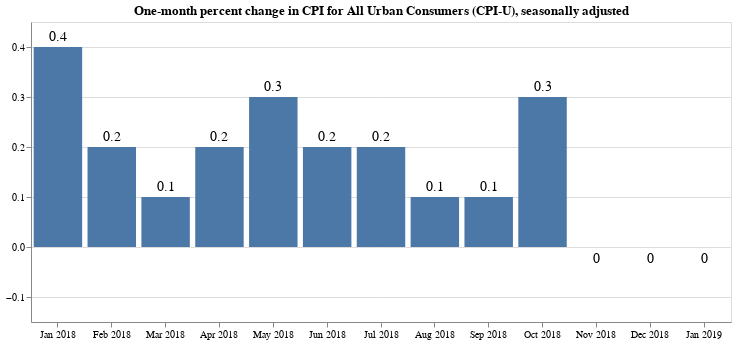

This figure's notebook cell:
### Code cell
base = alt.Chart(
    adjusted_cpiu_last13, 
    title="One-month percent change in CPI for All Urban Consumers (CPI-U), seasonally adjusted"
).properties(width=700)

bars = base.mark_bar().encode(
    x=alt.X(
        "date:O",
        timeUnit="utcyearmonth",
        axis=alt.Axis(title=None, labelAngle=0),
    ),
    y=alt.Y(
        "pct_change_rounded:Q",
        axis=alt.Axis(title=None),
        scale=alt.Scale(domain=[
            adjusted_cpiu_last13['pct_change'].min()-0.1,
            adjusted_cpiu_last13['pct_change'].max()+0.05
        ])
    )
)

text = base.encode(
    x=alt.X("date:O", timeUnit="utcyearmonth"),
    y="pct_change_rounded:Q",
    text='pct_change_rounded'
)

textAbove = text.transform_filter(alt.datum.pct_change > 0).mark_text(
    align='center',
    baseline='middle',
    fontSize=14,
    dy=-10
)

textBelow = text.transform_filter(alt.datum.pct_change < 0).mark_text(
    align='center',
    baseline='middle',
    fontSize=14,
    dy=12
)

bars + textAbove + textBelow

### Figure 1 — Vega-Lite specification as saved in the notebook (floating-point values rounded to 4 significant figures)
{"$schema": "https://vega.github.io/schema/vega-lite/v2.6.0.json", "config": {"view": {"height": 300, "width": 400}}, "datasets": {"data-8cfaafb6005a2ba72ba5d860a3a5442d": [{"date": "2017-12-01", "pct_change": null, "pct_change_rounded": null, "period_abbreviation": "DEC", "period_code": "M12", "period_id": "M12", "period_month": 12, "period_name": "December", "period_type": "monthly", "series_area_code": "0000", "series_area_id": "0000", "series_area_name": "U.S. city average", "series_id": "CUSR0000SA0", "series_items_code": "SA0", "series_items_id": "SA0", "series_items_name": "All items", "series_periodicity_code": "R", "series_periodicity_id": "R", "series_periodicity_name": "Monthly", "series_seasonally_adjusted": true, "series_survey": "All urban consumers", "series_title": "All items in U.S. city average, all urban consumers, seasonally adjusted", "value": 247.9, "year": 2017}, {"date": "2018-01-01", "pct_change": 0.3965, "pct_change_rounded": 0.4, "period_abbreviation": "JAN", "period_code": "M01", "period_id": "M01", "period_month": 1, "period_name": "January", "period_type": "monthly", "series_area_code": "0000", "series_area_id": "0000", "series_area_name": "U.S. city average", "series_id": "CUSR0000SA0", "series_items_code": "SA0", "series_items_id": "SA0", "series_items_name": "All items", "series_periodicity_code": "R", "series_periodicity_id": "R", "series_periodicity_name": "Monthly", "series_seasonally_adjusted": true, "series_survey": "All urban consumers", "series_title": "All items in U.S. city average, all urban consumers, seasonally adjusted", "value": 248.9, "year": 2018}, {"date": "2018-02-01", "pct_change": 0.1949, "pct_change_rounded": 0.2, "period_abbreviation": "FEB", "period_code": "M02", "period_id": "M02", "period_month": 2, "period_name": "February", "period_type": "monthly", "series_area_code": "0000", "series_area_id": "0000", "series_area_name": "U.S. city average", "series_id": "CUSR0000SA0", "series_items_code": "SA0", "series_items_id": "SA0", "series_items_name": "All items", "series_periodicity_code": "R", "series_periodicity_id": "R", "series_periodicity_name": "Monthly", "series_seasonally_adjusted": true, "series_survey": "All urban consumers", "series_title": "All items in U.S. city average, all urban consumers, seasonally adjusted", "value": 249.4, "year": 2018}, {"date": "2018-03-01", "pct_change": 0.05173, "pct_change_rounded": 0.1, "period_abbreviation": "MAR", "period_code": "M03", "period_id": "M03", "period_month": 3, "period_name": "March", "period_type": "monthly", "series_area_code": "0000", "series_area_id": "0000", "series_area_name": "U.S. city average", "series_id": "CUSR0000SA0", "series_items_code": "SA0", "series_items_id": "SA0", "series_items_name": "All items", "series_periodicity_code": "R", "series_periodicity_id": "R", "series_periodicity_name": "Monthly", "series_seasonally_adjusted": true, "series_survey": "All urban consumers", "series_title": "All items in U.S. city average, all urban consumers, seasonally adjusted", "value": 249.5, "year": 2018}, {"date": "2018-04-01", "pct_change": 0.1836, "pct_change_rounded": 0.2, "period_abbreviation": "APR", "period_code": "M04", "period_id": "M04", "period_month": 4, "period_name": "April", "period_type": "monthly", "series_area_code": "0000", "series_area_id": "0000", "series_area_name": "U.S. city average", "series_id": "CUSR0000SA0", "series_items_code": "SA0", "series_items_id": "SA0", "series_items_name": "All items", "series_periodicity_code": "R", "series_periodicity_id": "R", "series_periodicity_name": "Monthly", "series_seasonally_adjusted": true, "series_survey": "All urban consumers", "series_title": "All items in U.S. city average, all urban consumers, seasonally adjusted", "value": 250.0, "year": 2018}, {"date": "2018-05-01", "pct_change": 0.276, "pct_change_rounded": 0.3, "period_abbreviation": "MAY", "period_code": "M05", "period_id": "M05", "period_month": 5, "period_name": "May", "period_type": "monthly", "series_area_code": "0000", "series_area_id": "0000", "series_area_name": "U.S. city average", "series_id": "CUSR0000SA0", "series_items_code": "SA0", "series_items_id": "SA0", "series_items_name": "All items", "series_periodicity_code": "R", "series_periodicity_id": "R", "series_periodicity_name": "Monthly", "series_seasonally_adjusted": true, "series_survey": "All urban consumers", "series_title": "All items in U.S. city average, all urban consumers, seasonally adjusted", "value": 250.6, "year": 2018}, {"date": "2018-06-01", "pct_change": 0.1947, "pct_change_rounded": 0.2, "period_abbreviation": "JUN", "period_code": "M06", "period_id": "M06", "period_month": 6, "period_name": "June", "period_type": "monthly", "series_area_code": "0000", "series_area_id": "0000", "series_area_name": "U.S. city average", "series_id": "CUSR0000SA0", "series_items_code": "SA0", "series_items_id": "SA0", "series_items_name": "All items", "series_periodicity_code": "R", "series_periodicity_id": "R", "series_periodicity_name": "Monthly", "series_seasonally_adjusted": true, "series_survey": "All urban consumers", "series_title": "All items in U.S. city average, all urban consumers, seasonally adjusted", "value": 251.1, "year": 2018}, {"date": "2018-07-01", "pct_change": 0.1844, "pct_change_rounded": 0.2, "period_abbreviation": "JUL", "period_code": "M07", "period_id": "M07", "period_month": 7, "period_name": "July", "period_type": "monthly", "series_area_code": "0000", "series_area_id": "0000", "series_area_name": "U.S. city average", "series_id": "CUSR0000SA0", "series_items_code": "SA0", "series_items_id": "SA0", "series_items_name": "All items", "series_periodicity_code": "R", "series_periodicity_id": "R", "series_periodicity_name": "Monthly", "series_seasonally_adjusted": true, "series_survey": "All urban consumers", "series_title": "All items in U.S. city average, all urban consumers, seasonally adjusted", "value": 251.6, "year": 2018}, {"date": "2018-08-01", "pct_change": 0.1121, "pct_change_rounded": 0.1, "period_abbreviation": "AUG", "period_code": "M08", "period_id": "M08", "period_month": 8, "period_name": "August", "period_type": "monthly", "series_area_code": "0000", "series_area_id": "0000", "series_area_name": "U.S. city average", "series_id": "CUSR0000SA0", "series_items_code": "SA0", "series_items_id": "SA0", "series_items_name": "All items", "series_periodicity_code": "R", "series_periodicity_id": "R", "series_periodicity_name": "Monthly", "series_seasonally_adjusted": true, "series_survey": "All urban consumers", "series_title": "All items in U.S. city average, all urban consumers, seasonally adjusted", "value": 251.9, "year": 2018}, {"date": "2018-09-01", "pct_change": 0.05201, "pct_change_rounded": 0.1, "period_abbreviation": "SEP", "period_code": "M09", "period_id": "M09", "period_month": 9, "period_name": "September", "period_type": "monthly", "series_area_code": "0000", "series_area_id": "0000", "series_area_name": "U.S. city average", "series_id": "CUSR0000SA0", "series_items_code": "SA0", "series_items_id": "SA0", "series_items_name": "All items", "series_periodicity_code": "R", "series_periodicity_id": "R", "series_periodicity_name": "Monthly", "series_seasonally_adjusted": true, "series_survey": "All urban consumers", "series_title": "All items in U.S. city average, all urban consumers, seasonally adjusted", "value": 252.0, "year": 2018}, {"date": "2018-10-01", "pct_change": 0.3111, "pct_change_rounded": 0.3, "period_abbreviation": "OCT", "period_code": "M10", "period_id": "M10", "period_month": 10, "period_name": "October", "period_type": "monthly", "series_area_code": "0000", "series_area_id": "0000", "series_area_name": "U.S. city average", "series_id": "CUSR0000SA0", "series_items_code": "SA0", "series_items_id": "SA0", "series_items_name": "All items", "series_periodicity_code": "R", "series_periodicity_id": "R", "series_periodicity_name": "Monthly", "series_seasonally_adjusted": true, "series_survey": "All urban consumers", "series_title": "All items in U.S. city average, all urban consumers, seasonally adjusted", "value": 252.8, "year": 2018}, {"date": "2018-11-01", "pct_change": -0.01345, "pct_change_rounded": 0, "period_abbreviation": "NOV", "period_code": "M11", "period_id": "M11", "period_month": 11, "period_name": "November", "period_type": "monthly", "series_area_code": "0000", "series_area_id": "0000", "series_area_name": "U.S. city average", "series_id": "CUSR0000SA0", "series_items_code": "SA0", "series_items_id": "SA0", "series_items_name": "All items", "series_periodicity_code": "R", "series_periodicity_id": "R", "series_periodicity_name": "Monthly", "series_seasonally_adjusted": true, "series_survey": "All urban consumers", "series_title": "All items in U.S. city average, all urban consumers, seasonally adjusted", "value": 252.8, "year": 2018}, {"date": "2018-12-01", "pct_change": -0.01464, "pct_change_rounded": 0, "period_abbreviation": "DEC", "period_code": "M12", "period_id": "M12", "period_month": 12, "period_name": "December", "period_type": "monthly", "series_area_code": "0000", "series_area_id": "0000", "series_area_name": "U.S. city average", "series_id": "CUSR0000SA0", "series_items_code": "SA0", "series_items_id": "SA0", "series_items_name": "All items", "series_periodicity_code": "R", "series_periodicity_id": "R", "series_periodicity_name": "Monthly", "series_seasonally_adjusted": true, "series_survey": "All urban consumers", "series_title": "All items in U.S. city average, all urban consumers, seasonally adjusted", "value": 252.7, "year": 2018}, {"date": "2019-01-01", "pct_change": -0.01978, "pct_change_rounded": 0, "period_abbreviation": "JAN", "period_code": "M01", "period_id": "M01", "period_month": 1, "period_name": "January", "period_type": "monthly", "series_area_code": "0000", "series_area_id": "0000", "series_area_name": "U.S. city average", "series_id": "CUSR0000SA0", "series_items_code": "SA0", "series_items_id": "SA0", "series_items_name": "All items", "series_periodicity_code": "R", "series_periodicity_id": "R", "series_periodicity_name": "Monthly", "series_seasonally_adjusted": true, "series_survey": "All urban consumers", "series_title": "All items in U.S. city average, all urban consumers, seasonally adjusted", "value": 252.7, "year": 2019}]}, "layer": [{"data": {"name": "data-8cfaafb6005a2ba72ba5d860a3a5442d"}, "encoding": {"x": {"axis": {"labelAngle": 0, "title": null}, "field": "date", "timeUnit": "utcyearmonth", "type": "ordinal"}, "y": {"axis": {"title": null}, "field": "pct_change_rounded", "scale": {"domain": [-0.1198, 0.4465]}, "type": "quantitative"}}, "mark": "bar", "title": "One-month percent change in CPI for All Urban Consumers (CPI-U), seasonally adjusted", "width": 700}, {"data": {"name": "data-8cfaafb6005a2ba72ba5d860a3a5442d"}, "encoding": {"text": {"field": "pct_change_rounded", "type": "quantitative"}, "x": {"field": "date", "timeUnit": "utcyearmonth", "type": "ordinal"}, "y": {"field": "pct_change_rounded", "type": "quantitative"}}, "mark": {"align": "center", "baseline": "middle", "dy": -10, "fontSize": 14, "type": "text"}, "title": "One-month percent change in CPI for All Urban Consumers (CPI-U), seasonally adjusted", "transform": [{"filter": "(datum.pct_change > 0)"}], "width": 700}, {"data": {"name": "data-8cfaafb6005a2ba72ba5d860a3a5442d"}, "encoding": {"text": {"field": "pct_change_rounded", "type": "quantitative"}, "x": {"field": "date", "timeUnit": "utcyearmonth", "type": "ordinal"}, "y": {"field": "pct_change_rounded", "type": "quantitative"}}, "mark": {"align": "center", "baseline": "middle", "dy": 12, "fontSize": 14, "type": "text"}, "title": "One-month percent change in CPI for All Urban Consumers (CPI-U), seasonally adjusted", "transform": [{"filter": "(datum.pct_change < 0)"}], "width": 700}]}
